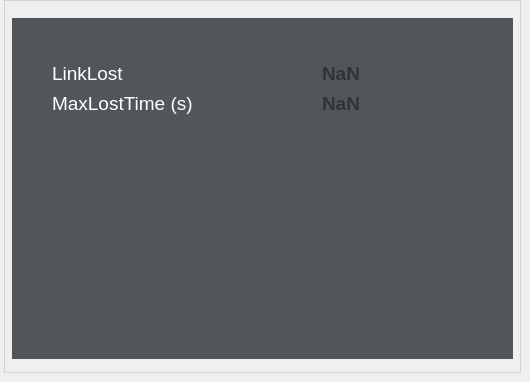
     <widget class="QWidget" name="CQ_Monitor_tab">
      <attribute name="title">
       <string>CQ Monitor</string>
      </attribute>
      <widget class="QGroupBox" name="CQ_Monitor_groupBox">
       <property name="geometry">
        <rect>
         <x>4</x>
         <y>0</y>
         <width>517</width>
         <height>373</height>
        </rect>
       </property>
       <property name="font">
        <font>
         <family>Ubuntu Condensed</family>
         <pointsize>18</pointsize>
         <weight>50</weight>
         <italic>true</italic>
         <bold>false</bold>
         <underline>false</underline>
         <strikeout>false</strikeout>
         <kerning>true</kerning>
        </font>
       </property>
       <property name="styleSheet">
        <string notr="true">        QGroupBox {
            border-color: rgb(50, 50, 50);
            border: 2px solid lightgray;
            border-width: 0.5px;
            border-style: solid;
            margin-top: 1ex; /* leave space at the top for the title */
        }
        QGroupBox::title {
            subcontrol-origin: margin;
            subcontrol-position: top left;
            left: 10px;
            margin-left: 0px;
            padding: 0  3px;
        }</string>
       </property>
       <property name="title">
        <string/>
       </property>
       <property name="flat">
        <bool>false</bool>
       </property>
       <widget class="QWidget" name="widget_CQ_Monitor_black" native="true">
        <property name="geometry">
         <rect>
          <x>8</x>
          <y>18</y>
          <width>501</width>
          <height>341</height>
         </rect>
        </property>
        <property name="styleSheet">
         <string notr="true">background-color: rgb(81, 86, 90);</string>
        </property>
        <widget class="QLabel" name="LinkLost_label">
         <property name="geometry">
          <rect>
           <x>40</x>
           <y>40</y>
           <width>101</width>
           <height>31</height>
          </rect>
         </property>
         <property name="font">
          <font>
           <pointsize>8</pointsize>
          </font>
         </property>
         <property name="styleSheet">
          <string notr="true">co</string>
         </property>
         <property name="text">
          <string>&lt;html&gt;&lt;head/&gt;&lt;body&gt;&lt;p&gt;&lt;span style=&quot; font-size:14pt; color:#ffffff;&quot;&gt;LinkLost&lt;/span&gt;&lt;/p&gt;&lt;/body&gt;&lt;/html&gt;</string>
         </property>
        </widget>
        <widget class="QLabel" name="linklost_status_label">
         <property name="geometry">
          <rect>
           <x>310</x>
           <y>40</y>
           <width>61</width>
           <height>31</height>
          </rect>
         </property>
         <property name="font">
          <font>
           <pointsize>8</pointsize>
          </font>
         </property>
         <property name="styleSheet">
          <string notr="true">co</string>
         </property>
         <property name="text">
          <string>&lt;html&gt;&lt;head/&gt;&lt;body&gt;&lt;p&gt;&lt;span style=&quot; font-size:14pt; font-weight:600; color:#2e3436;&quot;&gt;NaN&lt;/span&gt;&lt;/p&gt;&lt;/body&gt;&lt;/html&gt;</string>
         </property>
        </widget>
        <widget class="QLabel" name="MaxLostTime_label">
         <property name="geometry">
          <rect>
           <x>40</x>
           <y>70</y>
           <width>151</width>
           <height>31</height>
          </rect>
         </property>
         <property name="font">
          <font>
           <pointsize>8</pointsize>
          </font>
         </property>
         <property name="styleSheet">
          <string notr="true">co</string>
         </property>
         <property name="text">
          <string>&lt;html&gt;&lt;head/&gt;&lt;body&gt;&lt;p&gt;&lt;span style=&quot; font-size:14pt; color:#ffffff;&quot;&gt;MaxLostTime (s)&lt;/span&gt;&lt;/p&gt;&lt;/body&gt;&lt;/html&gt;</string>
         </property>
        </widget>
        <widget class="QLabel" name="maxlosttime_status_label">
         <property name="geometry">
          <rect>
           <x>310</x>
           <y>70</y>
           <width>61</width>
           <height>31</height>
          </rect>
         </property>
         <property name="font">
          <font>
           <pointsize>8</pointsize>
          </font>
         </property>
         <property name="styleSheet">
          <string notr="true">co</string>
         </property>
         <property name="text">
          <string>&lt;html&gt;&lt;head/&gt;&lt;body&gt;&lt;p&gt;&lt;span style=&quot; font-size:14pt; font-weight:600; color:#2e3436;&quot;&gt;NaN&lt;/span&gt;&lt;/p&gt;&lt;/body&gt;&lt;/html&gt;</string>
         </property>
        </widget>
       </widget>
      </widget>
     </widget>
